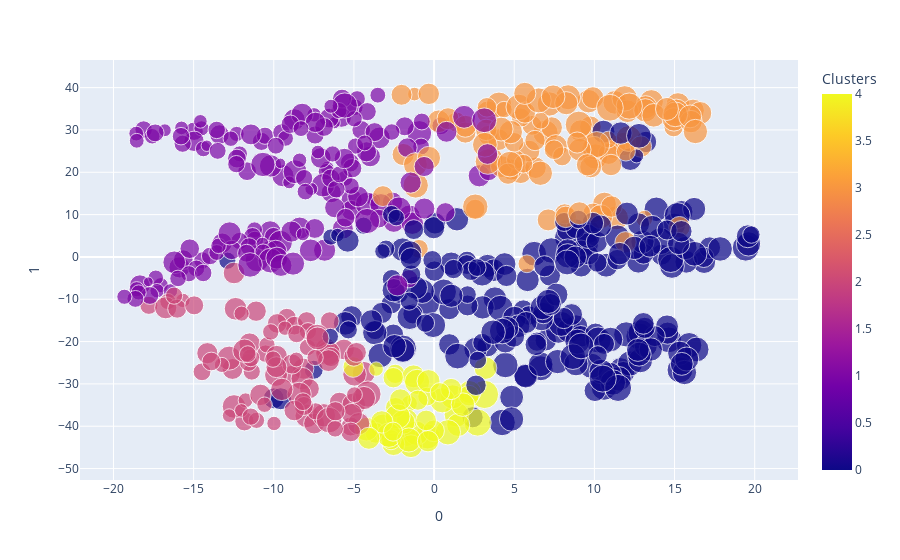

Write notebook code for a chart like this one.
### Code cell
px.scatter(tsne1.dropna(),x=0,y=1,
          hover_data=['TEAM','Season','WIN%','OFFRTG','DEFRTG','TS%','OREB%','TOV%','FTR','Champion','3PFREQ','PACE'],
           color='Clusters',size='WIN%')

### Figure 1 — Plotly figure (JSON) as saved in the notebook; plotly's stock layout.template omitted (floating-point values rounded to 4 significant figures; data arrays with more than 128 entries replaced by an {"elided": "..."} marker saying what was removed)
{"data": [{"customdata": {"elided": "626x12 mixed values"}, "hovertemplate": "0=%{x}<br>1=%{y}<br>WIN%=%{customdata[2]}<br>TEAM=%{customdata[0]}<br>Season=%{customdata[1]}<br>OFFRTG=%{customdata[3]}<br>DEFRTG=%{customdata[4]}<br>TS%=%{customdata[5]}<br>OREB%=%{customdata[6]}<br>TOV%=%{customdata[7]}<br>FTR=%{customdata[8]}<br>Champion=%{customdata[9]}<br>3PFREQ=%{customdata[10]}<br>PACE=%{customdata[11]}<br>Clusters=%{marker.color}<extra></extra>", "legendgroup": "", "marker": {"color": {"elided": "626 int values"}, "coloraxis": "coloraxis", "size": {"elided": "626 float values"}, "sizemode": "area", "sizeref": 0.002225, "symbol": "circle"}, "mode": "markers", "name": "", "orientation": "v", "showlegend": false, "type": "scatter", "x": {"elided": "626 float values"}, "xaxis": "x", "y": {"elided": "626 float values"}, "yaxis": "y"}], "layout": {"coloraxis": {"colorbar": {"title": {"text": "Clusters"}}, "colorscale": [[0, "#0d0887"], [0.1111, "#46039f"], [0.2222, "#7201a8"], [0.3333, "#9c179e"], [0.4444, "#bd3786"], [0.5556, "#d8576b"], [0.6667, "#ed7953"], [0.7778, "#fb9f3a"], [0.8889, "#fdca26"], [1, "#f0f921"]]}, "legend": {"itemsizing": "constant", "tracegroupgap": 0}, "margin": {"t": 60}, "xaxis": {"anchor": "y", "domain": [0, 1], "title": {"text": "0"}}, "yaxis": {"anchor": "x", "domain": [0, 1], "title": {"text": "1"}}}}
